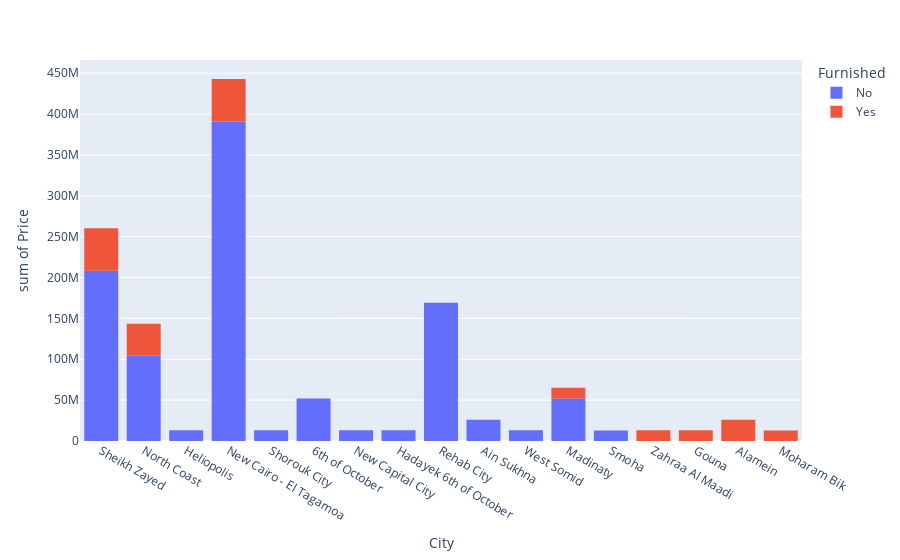

This figure's notebook cell:
### Code cell
# The chart describes the price of apartments in cities and whether they are furnished or not.
fig = px.histogram(top_price, x="City", y="Price", color="Furnished")
fig.show()

### Figure 1 — Plotly figure (JSON) as saved in the notebook; plotly's stock layout.template omitted (floating-point values rounded to 4 significant figures)
{"data": [{"alignmentgroup": "True", "bingroup": "x", "histfunc": "sum", "hovertemplate": "Furnished=No<br>City=%{x}<br>sum of Price=%{y}<extra></extra>", "legendgroup": "No", "marker": {"color": "#636efa", "pattern": {"shape": ""}}, "name": "No", "offsetgroup": "No", "orientation": "v", "showlegend": true, "type": "histogram", "x": ["Sheikh Zayed", "North Coast", "Heliopolis", "New Cairo - El Tagamoa", "New Cairo - El Tagamoa", "New Cairo - El Tagamoa", "Shorouk City", "6th of October", "New Cairo - El Tagamoa", "New Cairo - El Tagamoa", "New Capital City", "Sheikh Zayed", "Hadayek 6th of October", "North Coast", "Sheikh Zayed", "New Cairo - El Tagamoa", "North Coast", "Rehab City", "North Coast", "Sheikh Zayed", "New Cairo - El Tagamoa", "New Cairo - El Tagamoa", "North Coast", "Sheikh Zayed", "Ain Sukhna", "New Cairo - El Tagamoa", "New Cairo - El Tagamoa", "New Cairo - El Tagamoa", "North Coast", "New Cairo - El Tagamoa", "New Cairo - El Tagamoa", "Rehab City", "Ain Sukhna", "New Cairo - El Tagamoa", "Rehab City", "Sheikh Zayed", "Rehab City", "New Cairo - El Tagamoa", "New Cairo - El Tagamoa", "New Cairo - El Tagamoa", "6th of October", "Rehab City", "New Cairo - El Tagamoa", "Rehab City", "New Cairo - El Tagamoa", "North Coast", "West Somid", "New Cairo - El Tagamoa", "New Cairo - El Tagamoa", "New Cairo - El Tagamoa", "Madinaty", "Sheikh Zayed", "New Cairo - El Tagamoa", "Sheikh Zayed", "Rehab City", "Madinaty", "Sheikh Zayed", "New Cairo - El Tagamoa", "Madinaty", "Sheikh Zayed", "6th of October", "New Cairo - El Tagamoa", "North Coast", "New Cairo - El Tagamoa", "New Cairo - El Tagamoa", "New Cairo - El Tagamoa", "Rehab City", "Rehab City", "Sheikh Zayed", "Rehab City", "Rehab City", "Sheikh Zayed", "Rehab City", "Madinaty", "New Cairo - El Tagamoa", "Rehab City", "Sheikh Zayed", "Sheikh Zayed", "Sheikh Zayed", "Smoha", "New Cairo - El Tagamoa", "Sheikh Zayed", "6th of October"], "xaxis": "x", "y": [13300000, 13300000, 13275000, 13200000, 13200000, 13200000, 13197000, 13193000, 13185000, 13150000, 13100000, 13100000, 13090000, 13028000, 13010000, 13000000, 13000000, 13000000, 13000000, 13000000, 13000000, 13000000, 13000000, 13000000, 13000000, 13000000, 13000000, 13000000, 13000000, 13000000, 13000000, 13000000, 13000000, 13000000, 13000000, 13000000, 13000000, 13000000, 13000000, 13000000, 13000000, 13000000, 13000000, 13000000, 13000000, 13000000, 13000000, 13000000, 13000000, 13000000, 13000000, 13000000, 13000000, 13000000, 13000000, 13000000, 13000000, 13000000, 13000000, 13000000, 13000000, 13000000, 13000000, 13000000, 13000000, 13000000, 13000000, 13000000, 13000000, 13000000, 13000000, 13000000, 13000000, 13000000, 13000000, 13000000, 13000000, 13000000, 12995000, 12978000, 12900000, 12900000, 12890000], "yaxis": "y"}, {"alignmentgroup": "True", "bingroup": "x", "histfunc": "sum", "hovertemplate": "Furnished=Yes<br>City=%{x}<br>sum of Price=%{y}<extra></extra>", "legendgroup": "Yes", "marker": {"color": "#EF553B", "pattern": {"shape": ""}}, "name": "Yes", "offsetgroup": "Yes", "orientation": "v", "showlegend": true, "type": "histogram", "x": ["Zahraa Al Maadi", "North Coast", "Gouna", "Sheikh Zayed", "Alamein", "Alamein", "New Cairo - El Tagamoa", "North Coast", "North Coast", "New Cairo - El Tagamoa", "Sheikh Zayed", "Madinaty", "Sheikh Zayed", "Sheikh Zayed", "New Cairo - El Tagamoa", "New Cairo - El Tagamoa", "Moharam Bik"], "xaxis": "x", "y": [13000000, 13000000, 13000000, 13000000, 13000000, 13000000, 13000000, 13000000, 13000000, 13000000, 13000000, 13000000, 13000000, 13000000, 13000000, 13000000, 12950000], "yaxis": "y"}], "layout": {"barmode": "relative", "legend": {"title": {"text": "Furnished"}, "tracegroupgap": 0}, "margin": {"t": 60}, "xaxis": {"anchor": "y", "domain": [0, 1], "title": {"text": "City"}}, "yaxis": {"anchor": "x", "domain": [0, 1], "title": {"text": "sum of Price"}}}}
